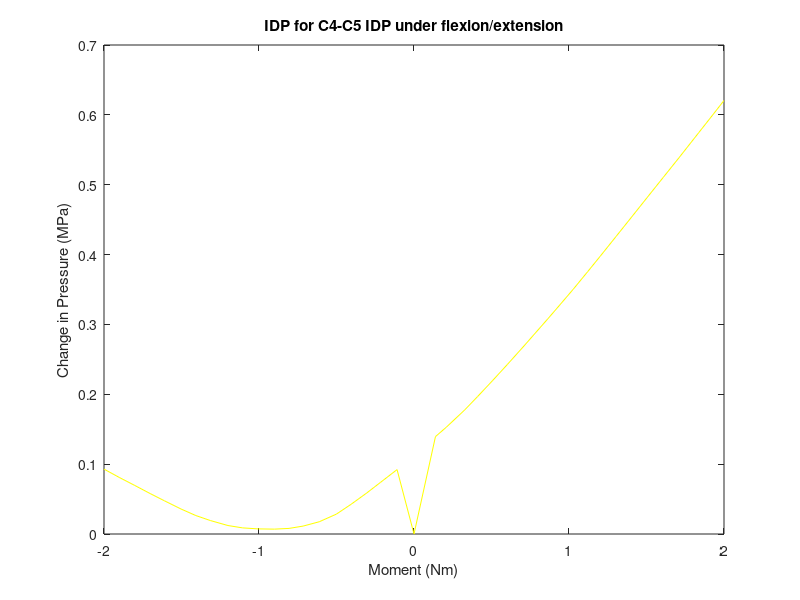

Source code (MATLAB): (Note: this script raises an error after producing the figure.)
%% this script plots average IDP for the c3-c4 nucleus pulposus under flexion/extension, lateral bending, and axial rotation
%model 6
%% flexion/extension (4n4p) c3-c4 Average IDP
%4n
p4n=[0.176024 0.268216 0.250056 0.234756 0.218427 0.204482 0.19357 0.187345 0.184038 0.182998 0.183347 0.184781 0.188149 0.195328 0.202417 0.211709 0.223573 0.233963 0.245466 0.257008 0.268922];
x4n=[2 2.05467 2.1077 2.15244 2.20335 2.25035 2.30555 2.35774 2.40313 2.45015 2.50252 2.55284 2.60017 2.65712 2.70364 2.75106 2.80515 2.85128 2.90047 2.95082 3];

%4p
p4p=[0.176024 0.315459 0.328757 0.353509 0.372938 0.396029 0.418509 0.444961 0.483966 0.499384 0.526563 0.551626 0.573698 0.602005 0.632667 0.657289 0.686306 0.714493 0.750783 0.772826 0.796603];
x4p=[2 2.06926 2.1039 2.16327 2.20546 2.25429 2.30079 2.35429 2.4315 2.46157 2.514 2.56038 2.60079 2.65194 2.70721 2.75135 2.80366 2.85454 2.91895 2.95814 3];

% delta loop
for n=1:20
    p4n1(n)=[p4n(n+1)-p4n(1)];
    p4p1(n)=[p4p(n+1)-p4p(1)];
end

% zero data and join
x4n1=-2*(x4n-2);
x4p1=[(x4p-2)*2];
p4p2=[0,p4p1];
x4=[flip(x4n1(2:21)),x4p1];
p4=[flip(p4n1),p4p2];

%plot
figure(1)
f7=plot(x4,p4,'y');
ylabel('Change in Pressure (MPa)')
xlabel('Moment (Nm)')
title('IDP for C4-C5 IDP under flexion/extension')
legend([f1,f2,f3,f4,f5,f6,f7],'intact','model 1','model 2','model 3','model 4','model 5','model 6')
hold on

%% lateral bending (5n5p) c3-c4 Average IDP
%5n
p5n=[0.176024 0.293726 0.297298 0.299979 0.30519 0.307374 0.309411 0.311238 0.312802 0.313922 0.314171 0.314088 0.313562 0.31288 0.31211 0.311445 0.311494 0.312047 0.312928 0.314937 0.3152];
x5n=[2 2.06926 2.11544 2.15658 2.22964 2.26089 2.30352 2.35172 2.40991 2.47326 2.50451 2.56164 2.6091 2.65161 2.70076 2.78645 2.82704 2.86763 2.90822 2.98941 3];

%5p
p5p=[0.176024 0.285294 0.283315 0.281509 0.28059 0.279504 0.278543 0.277165 0.275678 0.274194 0.272111 0.270034 0.267998 0.265479 0.263705 0.261508 0.260128 0.258278 0.256734 0.255381 0.254318];
x5p=[2 2.06926 2.11039 2.16205 2.20253 2.25469 2.30237 2.35235 2.40447 2.45402 2.50951 2.55995 2.60457 2.66104 2.70282 2.76219 2.80057 2.85371 2.90136 2.95138 3];

% delta loop
for n=1:20
    p5n1(n)=[p5n(n+1)-p5n(1)];
    p5p1(n)=[p5p(n+1)-p5p(1)];
end

% zero data and join
x5n1=-2*(x5n-2);
x5p1=[(x5p-2)*2];
p5p2=[0,p5p1];
x5=[flip(x5n1(2:21)),x5p1];
p5=[flip(p5n1),p5p2];

%plot
figure(2)
d7=plot(x5,p5,'y');
ylabel('Change in Pressure (MPa)')
xlabel('Moment (Nm)')
title('IDP for C4-C5 IDP under lateral bending')
legend([d1,d2,d3,d4,d5,d6,d7],'intact','model 1','model 2','model 3','model 4','model 5','model 6')
hold on

%% axial rotation (6n6p) c3-c4 Average IDP
%6n
p6n=[0.176024 0.290674 0.29291 0.295135 0.298501 0.302166 0.305156 0.309151 0.314283 0.317283 0.321525 0.325302 0.328684 0.334036 0.337269 0.340577 0.344676 0.349027 0.354415 0.358454 0.361492 ];
x6n=[2 2.05457 2.10596 2.15281 2.2099 2.26199 2.30323 2.3549 2.42252 2.46212 2.51913 2.56913 2.61288 2.68319 2.72538 2.76757 2.81757 2.86757 2.92694 2.96913 3];

%6p % 
p6p=[0.176024 0.286751 0.287448 0.287743 0.288367 0.288962 0.290089 0.291478 0.292643 0.294488 0.295895 0.297384 0.298624 0.299961 0.301156 0.302791 0.304339 0.305236 0.307014 0.308613 0.309987];
x6p=[2 2.05486 2.10789 2.15953 2.21347 2.25039 2.30255 2.36524 2.40407 2.45974 2.50483 2.55731 2.60253 2.65367 2.70049 2.76158 2.81718 2.85019 2.90883 2.95766 3];

% delta loop
for n=1:20
    p6n1(n)=[p6n(n+1)-p6n(1)];
    p6p1(n)=[p6p(n+1)-p6p(1)];
end

% zero data and join
x6n1=-2*(x6n-2);
x6p1=[(x6p-2)*2];
p6p2=[0,p6p1];
x6=[flip(x6n1(2:21)),x6p1];
p6=[flip(p6n1),p6p2];

%plot
figure(3)
s7=plot(x6,p6,'y');
ylabel('Change in Pressure (MPa)')
xlabel('Moment (Nm)')
title('IDP for C4-C5 under axial rotation')
legend([s1,s2,s3,s4,s5,s6,s7],'intact','model 1','model 2','model 3','model 4','model 5','model 6')
hold on
